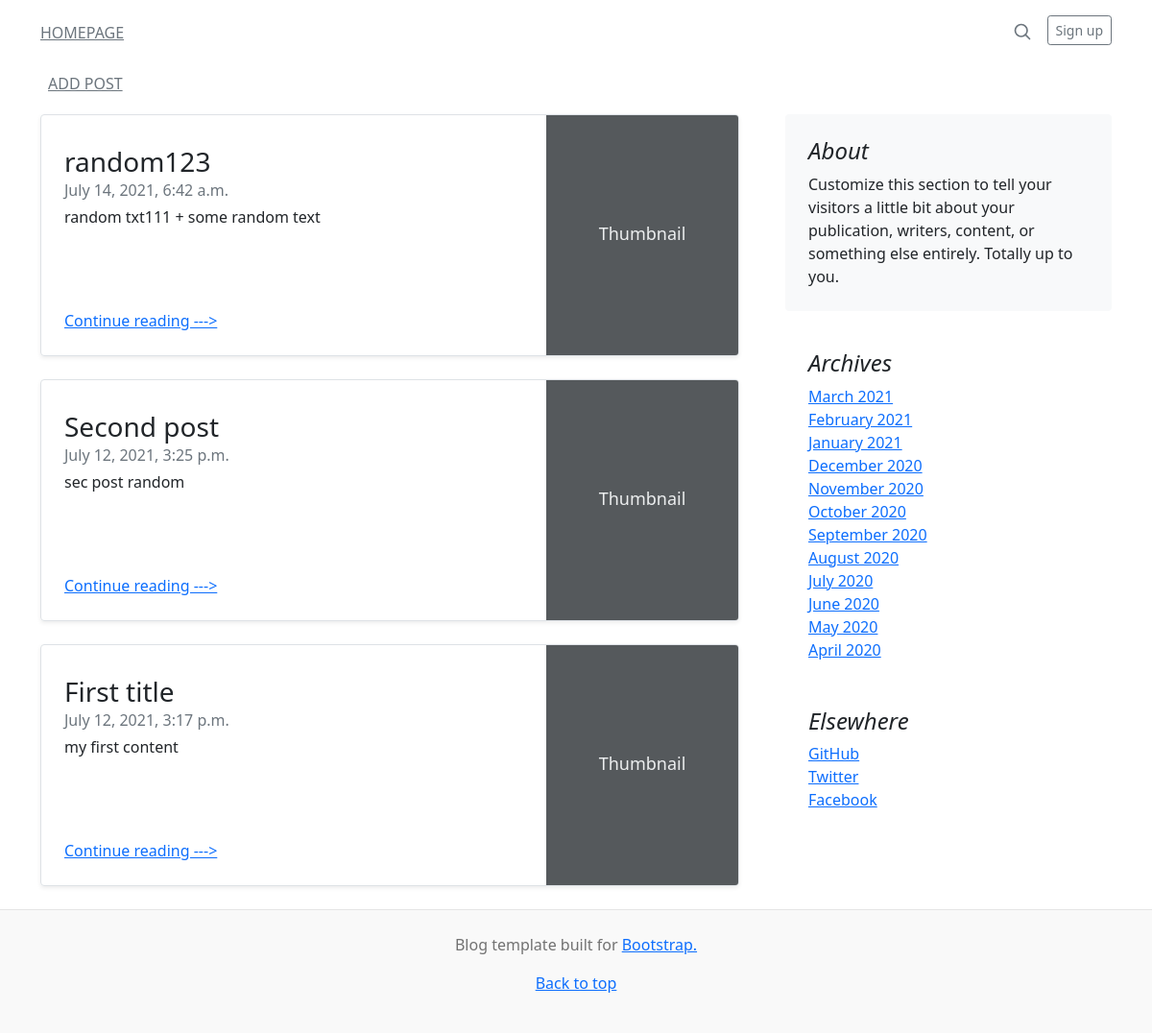
The app's page /posts/, older data.
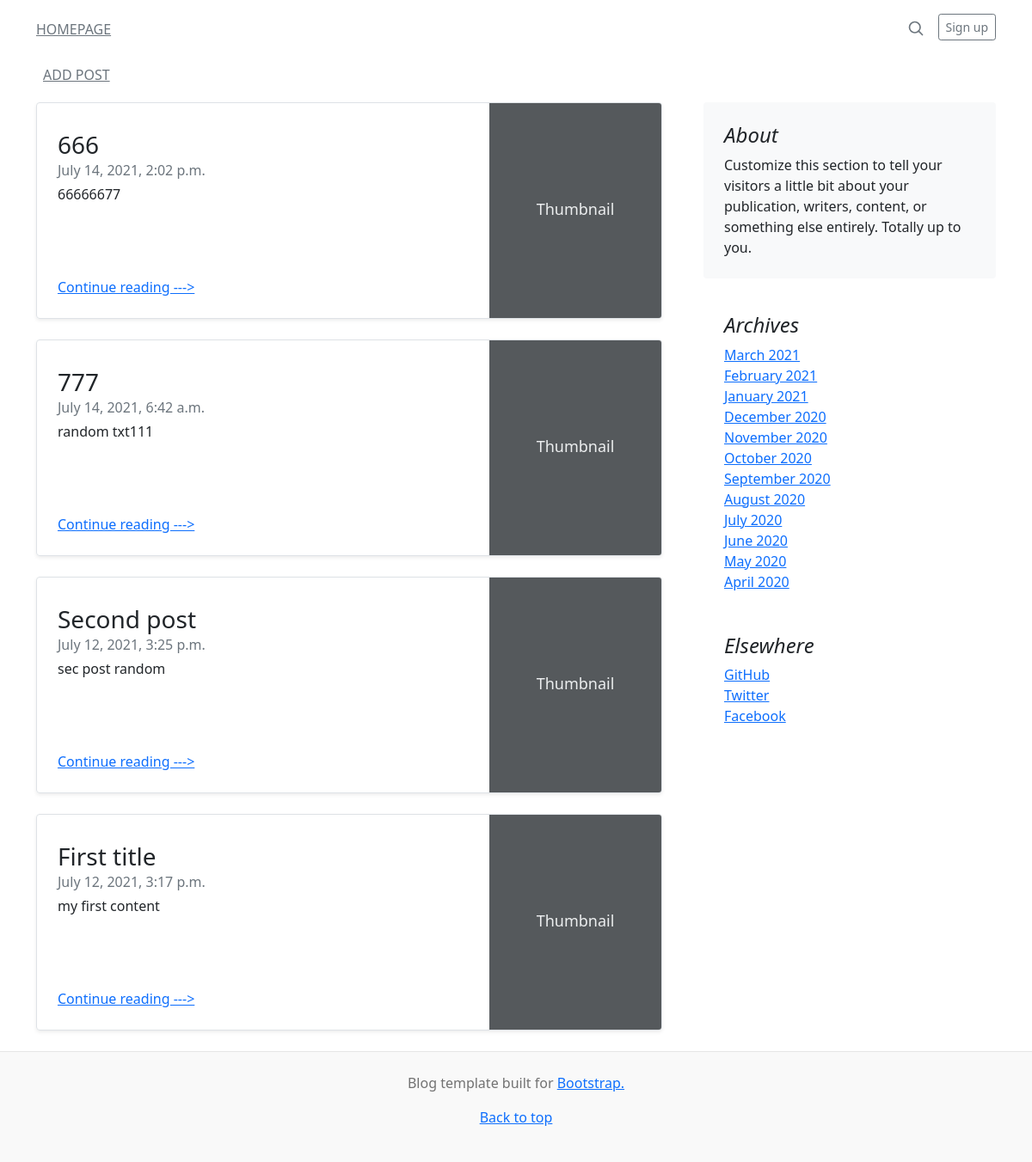
The same page, newer data.
### posts/models.py (models this page shows, shortened)
class Post(models.Model):
    title = models.CharField(max_length=100, unique=True)
    content = models.TextField()
    category = models.ForeignKey(
        'Category',
        on_delete=models.CASCADE,
        null=True,
        default=None,
        related_name='posts'
    )
    categories = models.ManyToManyField(
        'Category',
        through='PostCategory'
    )
    created_at = models.DateTimeField(auto_now_add=True)
    updated_at = models.DateField(auto_now=True)
    class Meta:
        ordering = ['-created_at']

### posts/views.py (the view)
# urls.py: path('', redirect_blog, name='index'),
def index(request):
    context = {
        'posts': Post.objects.select_related('category').all(),
    }
    return render(request, 'post/index.html', context)

### posts/templates/post/index.html (shortened to what this page needs)
{% extends 'post/base.html' %}
{% block content %}
{% for post in posts %}
<div class="row g-0 border rounded overflow-hidden flex-md-row mb-4 shadow-sm h-md-250 position-relative">
    <div class="col p-4 d-flex flex-column position-static">
        <h3 class="mb-0">{{post.title}}</h3>
        <div class="mb-1 text-muted">{{post.created_at}}</div>
        <p class="card-text mb-auto">{{post.content}}</p>
        <a href="{% url 'posts:details' post.id%}" class="stretched-link">Continue reading ---></a>
    </div>
    <div class="col-auto d-none d-lg-block">
        <svg class="bd-placeholder-img" width="200" height="250" xmlns="http://www.w3.org/2000/svg"
             role="img" aria-label="Placeholder: Thumbnail" preserveAspectRatio="xMidYMid slice"
             focusable="false"><title>Placeholder</title>
            <text x="50%" y="50%" fill="#eceeef" dy=".3em">Thumbnail</text>
        </svg>
    </div>
</div>
{% endfor %}
{% endblock %}

### posts/templates/post/base.html (shortened to what this page needs)
<!doctype html>
<html lang="en">
<head>
    <link href="https://cdn.jsdelivr.net/npm/bootstrap@5.0.2/dist/css/bootstrap.min.css" rel="stylesheet"
>
</head>
<body>
<div class="container">
    <header class="blog-header py-3">
        <div class="row flex-nowrap justify-content-between align-items-center">
            <div class="col-6 pt-1">
                <a class="link-secondary" href="{% url 'posts:index' %}">HOMEPAGE</a>
            </div>
            <div class="col-6 d-flex justify-content-end align-items-center">
                <a class="link-secondary" href="#" aria-label="Search">
                    <svg xmlns="http://www.w3.org/2000/svg" width="20" height="20" fill="none" stroke="currentColor"
                         stroke-linecap="round" stroke-linejoin="round" stroke-width="2" class="mx-3" role="img"
                         viewBox="0 0 24 24"><title>Search</title>
                        <circle cx="10.5" cy="10.5" r="7.5"/>
                        <path d="M21 21l-5.2-5.2"/>
                    </svg>
                </a>
                <a class="btn btn-sm btn-outline-secondary" href="#">Sign up</a>
            </div>
        </div>
    </header>
    <div class="nav-scroller py-1 mb-2">
        <nav class="nav d-flex justify-content-between">
            <a class="p-2 link-secondary" href="{% url 'posts:add_post' %}">ADD POST</a>
        </nav>
    </div>
</div>
<main class="container">
    <div class="row g-5">
        <div class="col-md-8">
            {% block content %}{% endblock %}
        </div>
        <div class="col-md-4">
            <div class="position-sticky" style="top: 2rem;">
                <div class="p-4 mb-3 bg-light rounded">
                    <h4 class="fst-italic">About</h4>
                    <p class="mb-0">Customize this section to tell your visitors a little bit about your publication,
                        writers, content, or something else entirely. Totally up to you.</p>
                </div>
                <div class="p-4">
                    <h4 class="fst-italic">Archives</h4>
                    <ol class="list-unstyled mb-0">
                        <li><a href="#">March 2021</a></li>
                        <li><a href="#">February 2021</a></li>
                        <li><a href="#">January 2021</a></li>
                        <li><a href="#">December 2020</a></li>
                        <li><a href="#">November 2020</a></li>
                        <li><a href="#">October 2020</a></li>
                        <li><a href="#">September 2020</a></li>
                        <li><a href="#">August 2020</a></li>
                        <li><a href="#">July 2020</a></li>
                        <li><a href="#">June 2020</a></li>
                        <li><a href="#">May 2020</a></li>
                        <li><a href="#">April 2020</a></li>
                    </ol>
                </div>
                <div class="p-4">
                    <h4 class="fst-italic">Elsewhere</h4>
                    <ol class="list-unstyled">
                        <li><a href="#">GitHub</a></li>
                        <li><a href="#">Twitter</a></li>
                        <li><a href="#">Facebook</a></li>
                    </ol>
                </div>
            </div>
        </div>
    </div>
</main>
<footer class="blog-footer">
    <p>Blog template built for <a href="https://getbootstrap.com/">Bootstrap.</a>
    </p>
    <p>
        <a href="#">Back to top</a>
    </p>
</footer>
</body>
</html>

### posts/templates/post/base.html (style rules this page uses)
.bd-placeholder-img { font-size: 1.125rem; text-anchor: middle; -webkit-user-select: none; -moz-user-select: none; user-select: none; }
.blog-footer { padding: 1.5rem 0; color: #727272; text-align: center; background-color: #f9f9f9; border-top: .05rem solid #e5e5e5; }

Row changes from the older to the newer data that the page shows:
added Post: title "666", created_at "July 14, 2021, 2:02 p.m.", content "66666677"
changed Post: title "random123" → "777"; content "random txt111 + some random text" → "random txt111"
